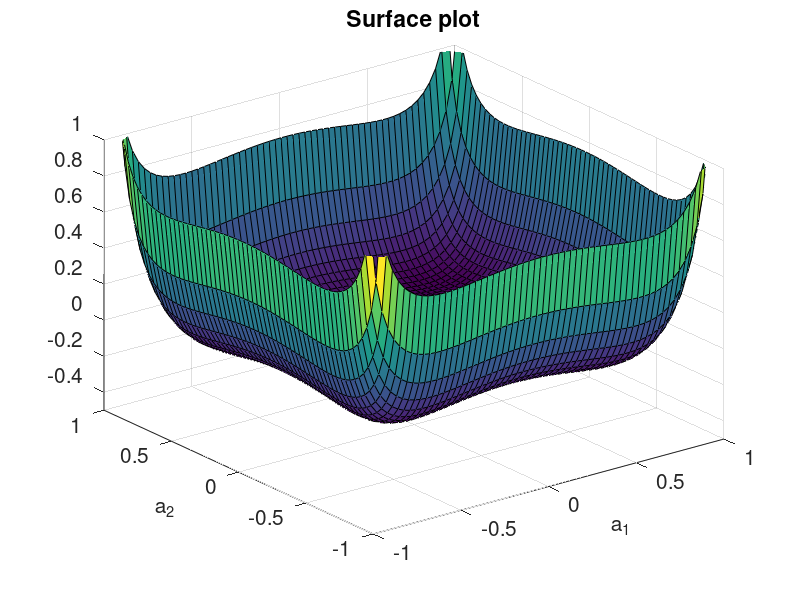
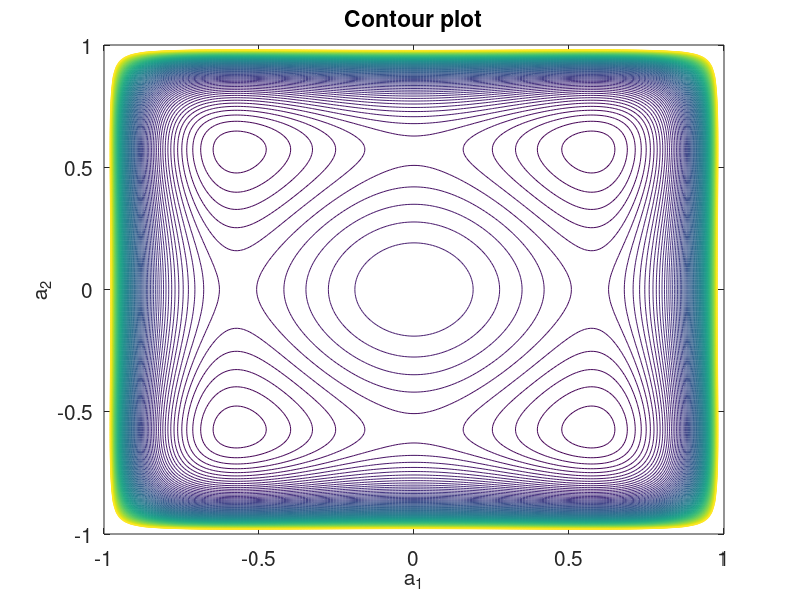

MATLAB code to generate these figures, in order:
% Programs 12b: Lyapunov function for a Hopfield network.
% Chapter 12 - Hamiltonian Systems, Lyapunov Functions, and Stability.
% Copyright Springer 2014. Stephen Lynch.
% See Figure 12.8(a) and (b).

figure
fsize=15;
ezsurf('-(x^2+y^2)-4*(log(cos(pi*x/2))+log(cos(pi*y/2)))/(0.7*pi^2)',[-1,1,-1,1]);
title('Surface plot','FontSize',fsize)
axis([-1 1 -1 1 -0.5 1])
set(gca,'XTick',-1:0.5:1,'FontSize',fsize)
set(gca,'YTick',-1:0.5:1,'FontSize',fsize)
xlabel('a_1','FontSize',fsize)
ylabel('a_2','FontSize',fsize)

figure
x=-1:.01:1;y=-1:.01:1;[X,Y]=meshgrid(x,y);
Z=-(X.^2+Y.^2)-4*(log(cos(pi*X/2))+log(cos(pi*Y/2)))./(0.7*pi^2);
contour(X,Y,Z,-1:.01:1)
title('Contour plot','FontSize',fsize)
set(gca,'XTick',-1:0.5:1,'FontSize',fsize)
set(gca,'YTick',-1:0.5:1,'FontSize',fsize)
xlabel('a_1','FontSize',fsize)
ylabel('a_2','FontSize',fsize)

% End of Programs 12b.
